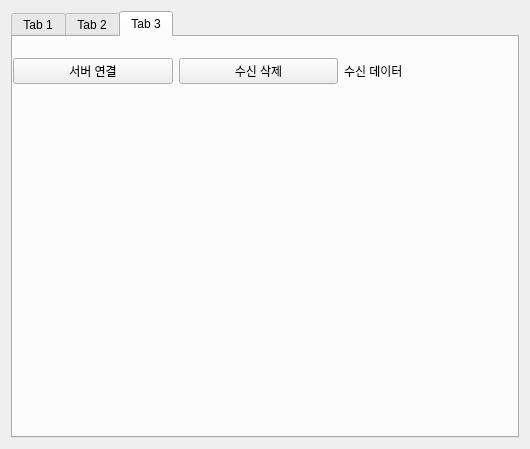
<?xml version="1.0" encoding="UTF-8"?>
<ui version="4.0">
 <class>Form</class>
 <widget class="QWidget" name="Form">
  <property name="geometry">
   <rect>
    <x>0</x>
    <y>0</y>
    <width>530</width>
    <height>449</height>
   </rect>
  </property>
  <property name="windowTitle">
   <string>Form</string>
  </property>
  <layout class="QVBoxLayout" name="verticalLayout">
   <item>
    <layout class="QHBoxLayout" name="horizontalLayout">
     <item>
      <widget class="QTabWidget" name="tabWidget">
       <property name="currentIndex">
        <number>2</number>
       </property>
       <widget class="QWidget" name="pTab1">
        <attribute name="title">
         <string>Tab 1</string>
        </attribute>
       </widget>
       <widget class="QWidget" name="pTab2">
        <attribute name="title">
         <string>Tab 2</string>
        </attribute>
       </widget>
       <widget class="QWidget" name="pTab3">
        <attribute name="title">
         <string>Tab 3</string>
        </attribute>
        <widget class="QWidget" name="horizontalLayoutWidget_2">
         <property name="geometry">
          <rect>
           <x>0</x>
           <y>20</y>
           <width>491</width>
           <height>28</height>
          </rect>
         </property>
         <layout class="QHBoxLayout" name="horizontalLayout_2">
          <item>
           <widget class="QPushButton" name="pushButton">
            <property name="text">
             <string>서버 연결</string>
            </property>
           </widget>
          </item>
          <item>
           <widget class="QPushButton" name="pushButton_2">
            <property name="text">
             <string>수신 삭제</string>
            </property>
           </widget>
          </item>
          <item>
           <widget class="QLabel" name="label">
            <property name="text">
             <string>수신 데이터</string>
            </property>
           </widget>
          </item>
         </layout>
        </widget>
       </widget>
      </widget>
     </item>
    </layout>
   </item>
  </layout>
 </widget>
 <resources/>
 <connections/>
</ui>
